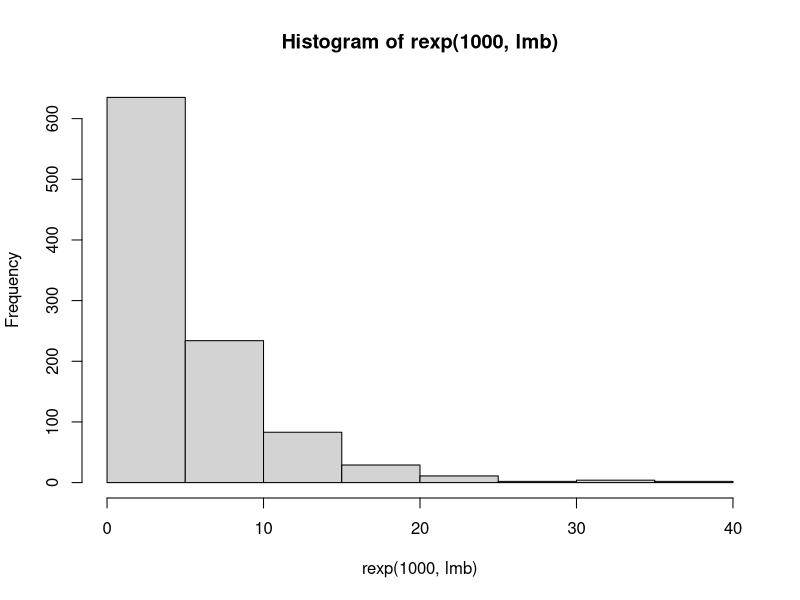
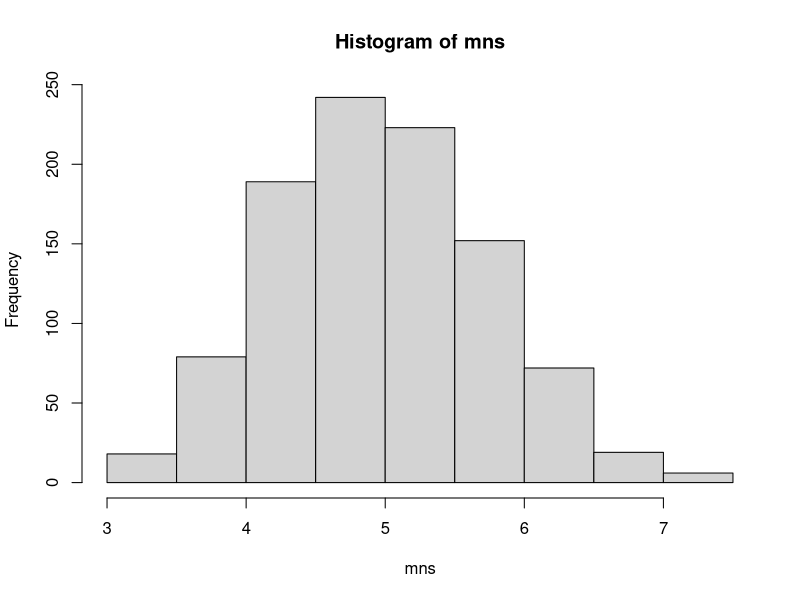

These charts were generated, in order, by the following R code:
## ---- chunk 1

set.seed(1234)
n <- 40
iterations <- 1000
lmb <- 0.2

## ---- chunk 2

lmb^-1

## ---- chunk 3

hist(rexp(1000,lmb))
mean(rexp(1000,lmb))

## ---- chunk 4

mns = NULL
for (i in 1 : iterations) mns = c(mns, mean(rexp(n, lmb)))
hist(mns)

mean(mns)

